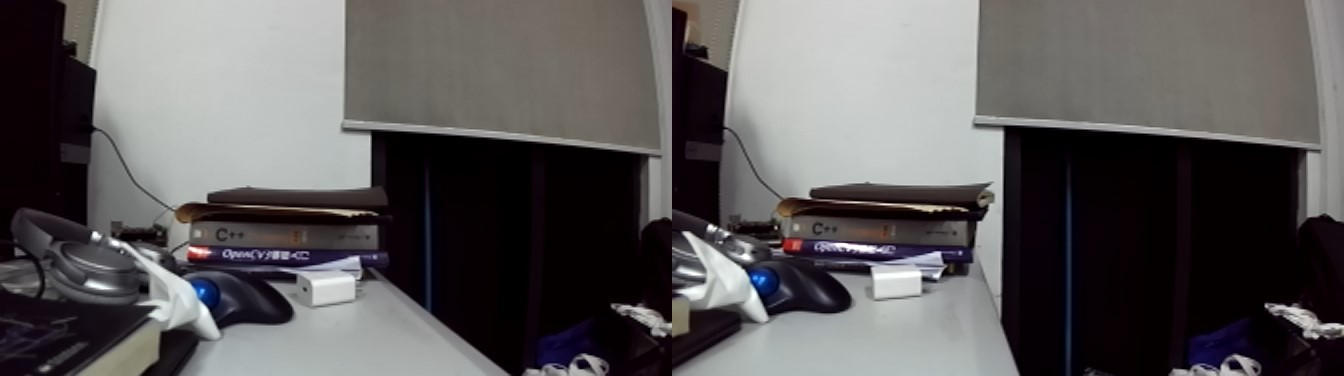
//> input picture build/test.jpg, 1344 x 376 px
$ ./stereoDepthCal build/test.jpg   (built with g++ and OpenCV 4)
//> lines starting //> are read from the running program, lines starting //| are printed output that depends on the picture
/******************************/
/*        立体匹配和测距        */
/******************************/

#include <opencv2/opencv.hpp>
#include <opencv2/core/core.hpp>
#include <opencv2/features2d/features2d.hpp>
#include <opencv2/highgui/highgui.hpp>
#include <iostream>
#include <chrono>

using namespace std;
using namespace cv;

const int imageWidth = 672;                             //摄像头的分辨率
const int imageHeight = 376;
Size imageSize = Size(imageWidth, imageHeight);

Mat rgbImageL, grayImageL;
Mat rgbImageR, grayImageR;
Mat rectifyImageL, rectifyImageR;

Rect validROIL;//图像校正之后，会对图像进行裁剪，这里的validROI就是指裁剪之后的区域
Rect validROIR;

Mat mapLx, mapLy, mapRx, mapRy;     //映射表
Mat Rl, Rr, Pl, Pr, Q;              //校正旋转矩阵R，投影矩阵P 重投影矩阵Q
Mat xyz;              //三维坐标

Point origin;         //鼠标按下的起始点
Rect selection;      //定义矩形选框
bool selectObject = false;    //是否选择对象

int blockSize = 0, uniquenessRatio =0, numDisparities=0;
Ptr<StereoBM> bm = StereoBM::create(16, 9);

/*
事先标定好的相机的参数
fx 0 cx
0 fy cy
0 0  1
*/
Mat cameraMatrixL = (Mat_<double>(3, 3) << 349.0151, 0.0525, 343.1174,
    0, 349.1126, 185.3036,
    0, 0, 1);
Mat distCoeffL = (Mat_<double>(5, 1) << -0.1051, -0.0260, 0.0, -0.000219, 0.0381);

Mat cameraMatrixR = (Mat_<double>(3, 3) <<  350.3199, 0.2725, 345.0589,
    0, 350.0103, 182.3179,
    0, 0, 1);
Mat distCoeffR = (Mat_<double>(5, 1) << -0.1660, 0.0142, -0.000255, 0.0, 0.0073);

Mat T = (Mat_<double>(3, 1) << -119.8684, -0.0184, -0.6295);//T平移向量
// Mat rec = (Mat_<double>(3, 1) << -0.00306, -0.03207, 0.00206);//rec旋转向量
Mat R = (Mat_<double>(3, 3) <<  1.0000, -0.0005787, -0.0093,
    0.0006, 1.0000, 0.0027,
    0.0093, -0.0027, 1.0000);//R 旋转矩阵

int ORBmatcher_high = 100;
int ORBmatcher_low  = 50;

int N ; //Number of Left KeyPoints.

float mb = 0.119; // Stereo baseline in meters.
float mbf = mb*349.0151; // Stereo baseline multiplied by fx.

// /*****立体匹配*****/
// void stereo_match(int,void*)
// {
//     bm->setBlockSize(2*blockSize+5);     //SAD窗口大小，5~21之间为宜
//     bm->setROI1(validROIL);
//     bm->setROI2(validROIR);
//     bm->setPreFilterCap(31);
//     bm->setMinDisparity(0);  //最小视差，默认值为0, 可以是负值，int型
//     bm->setNumDisparities(numDisparities*16+16);//视差窗口，即最大视差值与最小视差值之差,窗口大小必须是16的整数倍，int型
//     bm->setTextureThreshold(10);
//     bm->setUniquenessRatio(uniquenessRatio);//uniquenessRatio主要可以防止误匹配
//     bm->setSpeckleWindowSize(100);
//     bm->setSpeckleRange(32);
//     bm->setDisp12MaxDiff(-1);
//     Mat disp, disp8;
//     bm->compute(rectifyImageL, rectifyImageR, disp);//输入图像必须为灰度图
//     disp.convertTo(disp8, CV_8U, 255 / ((numDisparities * 16 + 16)*16.));//计算出的视差是CV_16S格式
//     reprojectImageTo3D(disp, xyz, Q, true); //在实际求距离时，ReprojectTo3D出来的X / W, Y / W, Z / W都要乘以16(也就是W除以16)，才能得到正确的三维坐标信息。
//     xyz = xyz * 16;
//     imshow("disparity", disp8);
// }

// /*****描述：鼠标操作回调*****/
// static void onMouse(int event, int x, int y, int, void*)
// {
//     if (selectObject)
//     {
//         selection.x = MIN(x, origin.x);
//         selection.y = MIN(y, origin.y);
//         selection.width = std::abs(x - origin.x);
//         selection.height = std::abs(y - origin.y);
//     }
//     switch (event)
//     {
//     case EVENT_LBUTTONDOWN:   //鼠标左按钮按下的事件
//         origin = Point(x, y);
//         selection = Rect(x, y, 0, 0);
//         selectObject = true;
//         cout << origin <<"in world coordinate is: " << xyz.at<Vec3f>(origin) << endl;
//         break;
//     case EVENT_LBUTTONUP:    //鼠标左按钮释放的事件
//         selectObject = false;
//         if (selection.width > 0 && selection.height > 0)
//         break;
//     }
// }

// 计算匹配点il和待匹配点ic的相似度dist, Bit set count operation from
// http://graphics.stanford.edu/~seander/bithacks.html#CountBitsSetParallel
int DescriptorDistance(const cv::Mat &a, const cv::Mat &b)
{
    const int *pa = a.ptr<int32_t>();
    const int *pb = b.ptr<int32_t>();

    int dist=0;

    for(int i=0; i<8; i++, pa++, pb++)
    {
        unsigned  int v = *pa ^ *pb;
        v = v - ((v >> 1) & 0x55555555);
        v = (v & 0x33333333) + ((v >> 2) & 0x33333333);
        dist += (((v + (v >> 4)) & 0xF0F0F0F) * 0x1010101) >> 24;
    }

    return dist;
}

/*****主函数*****/
int main(int argc, char** argv)
{
    /*
    立体校正
    */
    // Rodrigues(rec, R); //Rodrigues变换
    stereoRectify(cameraMatrixL, distCoeffL, cameraMatrixR, distCoeffR, imageSize, R, T, Rl, Rr, Pl, Pr, Q, CALIB_ZERO_DISPARITY,
        -1, imageSize, &validROIL, &validROIR);
    initUndistortRectifyMap(cameraMatrixL, distCoeffL, Rl, Pr, imageSize, CV_32FC1, mapLx, mapLy);
    initUndistortRectifyMap(cameraMatrixR, distCoeffR, Rr, Pr, imageSize, CV_32FC1, mapRx, mapRy);

    /*
    读取图片
    */
    Mat frame = imread(argv[1]);
//> frame is the input picture: 376 rows x 1344 cols, CV_8UC3; mean B, G, R 90.4, 89.7, 92.4
    Mat leftImage, rightImage;
    rgbImageL = frame(Rect(0, 0, frame.size().width / 2, frame.size().height));//split left image
    rgbImageR = frame(Rect(frame.size().width / 2, 0, frame.size().width / 2, frame.size().height));//split right image
    cvtColor(rgbImageL, grayImageL, CV_BGR2GRAY);
    cvtColor(rgbImageR, grayImageR, CV_BGR2GRAY);

    imshow("ImageL Before Rectify", grayImageL);
    imshow("ImageR Before Rectify", grayImageR);

    /*
    经过remap之后，左右相机的图像已经共面并且行对准了
    */
    remap(grayImageL, rectifyImageL, mapLx, mapLy, INTER_LINEAR);
    remap(grayImageR, rectifyImageR, mapRx, mapRy, INTER_LINEAR);
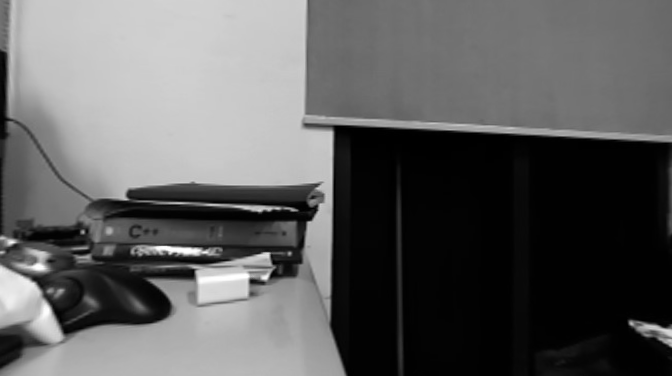
//> rectifyImageR: 376 rows x 672 cols, CV_8UC1; min 0, max 255, mean 94.7

    /*
    把校正结果显示出来
    */
    Mat _rgbRectifyImageL, _rgbRectifyImageR;
    Mat rgbRectifyImageL, rgbRectifyImageR;
    cvtColor(rectifyImageL, _rgbRectifyImageL, CV_GRAY2BGR);  //伪彩色图
    cvtColor(rectifyImageR, _rgbRectifyImageR, CV_GRAY2BGR);
    rgbRectifyImageL = _rgbRectifyImageL(Rect(120, 80, imageWidth - 240, imageHeight - 160));
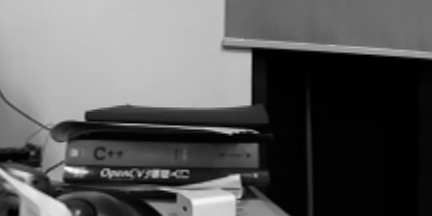
//> rgbRectifyImageL: 216 rows x 432 cols, CV_8UC3; min 0, max 250, mean 91
    rgbRectifyImageR = _rgbRectifyImageR(Rect(120, 80, imageWidth - 240, imageHeight - 160));
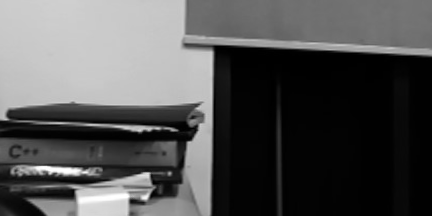
//> rgbRectifyImageR: 216 rows x 432 cols, CV_8UC3; min 0, max 255, mean 83.5

    //单独显示
    //rectangle(rgbRectifyImageL, validROIL, Scalar(0, 0, 255), 3, 8);
    //rectangle(rgbRectifyImageR, validROIR, Scalar(0, 0, 255), 3, 8);
    imshow("ImageL After Rectify", rgbRectifyImageL);
    imshow("ImageR After Rectify", rgbRectifyImageR);

    //显示在同一张图上
    Mat canvas;
    double sf;
    int w, h;
    sf = 600. / MAX(imageSize.width, imageSize.height);
    w = cvRound(imageSize.width * sf);
    h = cvRound(imageSize.height * sf);
    canvas.create(h, w * 2, CV_8UC3);   //注意通道

    //左图像画到画布上
    Mat canvasPart = canvas(Rect(w * 0, 0, w, h));                                //得到画布的一部分
    resize(rgbRectifyImageL, canvasPart, canvasPart.size(), 0, 0, INTER_AREA);     //把图像缩放到跟canvasPart一样大小
    Rect vroiL(cvRound(validROIL.x*sf), cvRound(validROIL.y*sf),                //获得被截取的区域
        cvRound(validROIL.width*sf), cvRound(validROIL.height*sf));
    //rectangle(canvasPart, vroiL, Scalar(0, 0, 255), 3, 8);                      //画上一个矩形
    cout << "Painted ImageL" << endl;

    //右图像画到画布上
    canvasPart = canvas(Rect(w, 0, w, h));                                      //获得画布的另一部分
//> canvasPart: 336 rows x 600 cols, CV_8UC3; every value is 0
    resize(rgbRectifyImageR, canvasPart, canvasPart.size(), 0, 0, INTER_LINEAR);
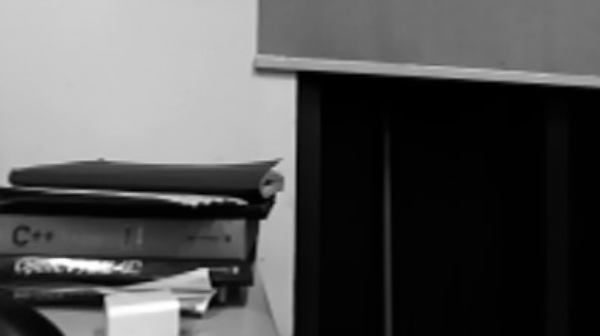
//> canvasPart: 336 rows x 600 cols, CV_8UC3; min 0, max 255, mean 83.5
    Rect vroiR(cvRound(validROIR.x * sf), cvRound(validROIR.y*sf),
        cvRound(validROIR.width * sf), cvRound(validROIR.height * sf));
    //rectangle(canvasPart, vroiR, Scalar(0, 0, 255), 3, 8);
    cout << "Painted ImageR" << endl;

    //画上对应的线条
    for (int i = 0; i < canvas.rows; i += 16)
        line(canvas, Point(0, i), Point(canvas.cols, i), Scalar(0, 255, 0), 1, 8);
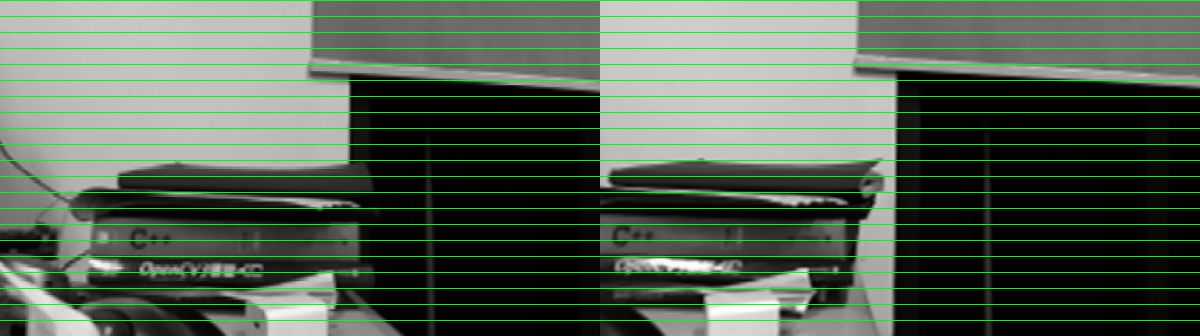
//> canvas: 336 rows x 1200 cols, CV_8UC3; mean B, G, R 81.6, 97.6, 81.6
    imshow("rectified", canvas);

    /*
    namedWindow("disparity", CV_WINDOW_AUTOSIZE);
    // 创建SAD窗口 Trackbar
    createTrackbar("BlockSize:\n", "disparity",&blockSize, 8, stereo_match);
    // 创建视差唯一性百分比窗口 Trackbar
    createTrackbar("UniquenessRatio:\n", "disparity", &uniquenessRatio, 50, stereo_match);
    // 创建视差窗口 Trackbar
    createTrackbar("NumDisparities:\n", "disparity", &numDisparities, 16, stereo_match);
    //鼠标响应函数setMouseCallback(窗口名称, 鼠标回调函数, 传给回调函数的参数，一般取0)
    setMouseCallback("disparity", onMouse, 0);
    stereo_match(0,0);
    */


    // 特征提取与匹配
    //-- 初始化
    std::vector<KeyPoint> keypoints_1, keypoints_2;
    Mat descriptors_1, descriptors_2;
    Ptr<FeatureDetector> detector = ORB::create();
    Ptr<DescriptorExtractor> descriptor = ORB::create();
    Ptr<DescriptorMatcher> matcher = DescriptorMatcher::create("BruteForce-Hamming");
    //-- 第一步:检测 Oriented FAST 角点位置
    detector->detect(rgbRectifyImageL, keypoints_1);
//> keypoints_1 = 301 keypoints; strongest (x, y, size): (238, 175, 37.2), (82, 120, 44.6), (81, 118, 64.3), (83, 120, 37.2)
    detector->detect(rgbRectifyImageR, keypoints_2);
//> keypoints_2 = 243 keypoints; strongest (x, y, size): (148, 173, 31), (50, 173, 31), (215, 48, 44.6), (187, 142, 31)
    //-- 第二步:根据角点位置计算 BRIEF 描述子
    descriptor->compute(rgbRectifyImageL, keypoints_1, descriptors_1);
    descriptor->compute(rgbRectifyImageR, keypoints_2, descriptors_2);
    //-- 第三步:对两幅图像中的BRIEF描述子进行匹配，使用 Hamming 距离
    vector<DMatch> matches;
    matcher->match(descriptors_1, descriptors_2, matches);
//> matches = 301 matches
    //-- 第四步:匹配点对筛选
    // 计算最小距离和最大距离
    auto min_max = minmax_element(matches.begin(), matches.end(),
                                    [](const DMatch &m1, const DMatch &m2) { return m1.distance < m2.distance; });
    double min_dist = min_max.first->distance;
//> min_dist = 5
    double max_dist = min_max.second->distance;
//> max_dist = 96
    printf("-- Max dist : %f \n", max_dist);
//| -- Max dist : 96.000000
    printf("-- Min dist : %f \n", min_dist);
//| -- Min dist : 5.000000
    //当描述子之间的距离大于两倍的最小距离时,即认为匹配有误.但有时候最小距离会非常小,设置一个经验值30作为下限.
    std::vector<DMatch> good_matches;
    for (int i = 0; i < descriptors_1.rows; i++) {
        if (matches[i].distance <= max(1.2 * min_dist, 30.0)) {
        good_matches.push_back(matches[i]);
        }
    }
    //-- 第五步:绘制匹配结果
    Mat img_match;
    Mat img_goodmatch;
    drawMatches(rgbRectifyImageL, keypoints_1, rgbRectifyImageR, keypoints_2, matches, img_match);
    drawMatches(rgbRectifyImageL, keypoints_1, rgbRectifyImageR, keypoints_2, good_matches, img_goodmatch);
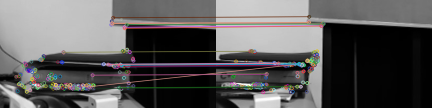
//> img_goodmatch: 216 rows x 864 cols, CV_8UC3 (shown at 1/2 size); mean B, G, R 89.4, 89.3, 91
    imshow("all matches", img_match);
    imshow("good matches", img_goodmatch);

    chrono::steady_clock::time_point t1 = chrono::steady_clock::now();
    //双目匹配
    N = keypoints_1.size();
//> N = 301
    vector<float> mvuRight = vector<float>(N,-1.0f); //存储右图匹配点索引
//> mvuRight = 301 values from -1 to -1
    vector<float> mvDepth = vector<float>(N,-1.0f);  //存储特征点深度信息
//> mvDepth = 301 values from -1 to -1

    const int thOrbDist = (ORBmatcher_high+ORBmatcher_low)/2;

    const int nRows = rgbRectifyImageL.rows;

    //Step 1. 行特征点统计，存到vRowIndices中
    vector<vector<size_t> > vRowIndices(nRows,vector<size_t>());
    for(int i=0; i<nRows; i++)
        vRowIndices[i].reserve(200);
    const int Nr = keypoints_2.size();
//> Nr = 243
    for(int iR=0; iR<Nr; iR++)
    {
        const cv::KeyPoint &kp = keypoints_2[iR];
        const float &kpY = kp.pt.y;
        const float r = 2.0f;
        const int maxr = ceil(kpY+r);
        const int minr = floor(kpY-r);

        for(int yi=minr;yi<=maxr;yi++)
            vRowIndices[yi].push_back(iR);
    }
//> this loop made 243 passes
//> (kp, kpY, maxr, minr) on passes 1 to 3: (keypoint at (186, 33), size 31, 33, 35, 31), (keypoint at (185, 44), size 31, 44, 46, 42), (keypoint at (214, 46), size 31, 46, 48, 44)

    // Step 2 -> 3. 粗匹配 + 精匹配
    // Set limits for search
    const float minZ = mb;
    const float minD = 0;
    const float maxD = mbf/minZ;

    // For each left keypoint search a match in the right image
    vector<pair<int, int> > vDistIdx;
    vDistIdx.reserve(N);
    // 为左图每一个特征点il，在右图搜索最相似的特征点ir
    for(int iL=0; iL<N; iL++)
    {
        const cv::KeyPoint &kpL = keypoints_1[iL];
        const float &vL = kpL.pt.y;
        const float &uL = kpL.pt.x;

        const vector<size_t> &vCandidates = vRowIndices[vL];

        if(vCandidates.empty())
            continue;

        const float minU = uL-maxD;
        const float maxU = uL-minD;

        if(maxU<0)
            continue;

        int bestDist = ORBmatcher_high;
        size_t bestIdxR = 0;
        const cv::Mat &dL = descriptors_1.row(iL);

        // Compare descriptor to right keypoints
        for(size_t iC=0; iC<vCandidates.size(); iC++)
        {
            const size_t iR = vCandidates[iC];
            const cv::KeyPoint &kpR = keypoints_2[iR];

            const float &uR = kpR.pt.x;

            if(uR>=minU && uR<=maxU)
            {
                const cv::Mat &dR = descriptors_2.row(iR);
                const int dist = DescriptorDistance(dL,dR);

                if(dist<bestDist)
                {
                    bestDist = dist;
                    bestIdxR = iR;
                }
            }
        }

        // Step 3. 精确匹配. Subpixel match by correlation
        if(bestDist<thOrbDist)
        {
            const float uR0 = keypoints_2[bestIdxR].pt.x;

            // sliding window search
            const int w = 5; // w表示sad相似度的窗口半径
            float Ro = rgbRectifyImageL.rows;
            float Co = rgbRectifyImageL.cols;
            // int rl = max(0.0f,kpL.pt.y-w);
            // int rh = min(kpL.pt.y+w+1, Ro);
            // int cl = max(0.0f, kpL.pt.x-w);
            // int ch = min(kpL.pt.x+w+1, Co);
            int rl = kpL.pt.y-w;
            int rh = kpL.pt.y+w+1;
            int cl = kpL.pt.x-w;
            int ch = kpL.pt.x+w+1;
            cv::Mat IL = rgbRectifyImageL.rowRange(rl, rh).colRange(cl,ch);
            IL.convertTo(IL,CV_32F);// convertTo()函数负责转换数据类型不同的Mat，即可以将类似float型的Mat转换到imwrite()函数能够接受的类型。
            // IL = IL - IL.at<float>(w,w) *cv::Mat::ones(IL.rows,IL.cols,CV_32F);
            IL = IL - IL.at<float>(w,w); //* Mat::ones(IL.rows,IL.cols,CV_32F);

            int bestDist = INT_MAX;
            int bestincR = 0;
            const int L = 5;
            vector<float> vDists;
            vDists.resize(2*L+1);

            const float iniu = uR0+L-w;
            const float endu = uR0+L+w+1;
            if(iniu<0 || endu >= rgbRectifyImageR.cols)
                continue;

            for(int incR=-L; incR<=+L; incR++)
            {
                cv::Mat IR = rgbRectifyImageR.rowRange(rl, rh).colRange(cl+incR,ch+incR);
                IR.convertTo(IR,CV_32F);
                IR = IR - IR.at<float>(w,w);// *cv::Mat::ones(IR.rows,IR.cols,CV_32F);

                float dist = cv::norm(IL,IR,cv::NORM_L1);
                if(dist<bestDist)
                {
                    bestDist =  dist;
                    bestincR = incR;
                }

                vDists[L+incR] = dist;
            }

            if(bestincR==-L || bestincR==L)
                continue;

            // Step 4. 亚像素插值, 使用最佳匹配点及其左右相邻点构成抛物线
            // Sub-pixel match (Parabola fitting)
            const float dist1 = vDists[L+bestincR-1];
            const float dist2 = vDists[L+bestincR];
            const float dist3 = vDists[L+bestincR+1];
            const float deltaR = (dist1-dist3)/(2.0f*(dist1+dist3-2.0f*dist2));

            // 亚像素精度的修正量应该是在[-1,1]之间，否则就是误匹配
            if(deltaR<-1 || deltaR>1)
                continue;

            float bestuR = (float)uR0+(float)bestincR+deltaR;
            float disparity = (uL-bestuR);
            if(disparity>=minD && disparity<maxD)
            {
                // 如果存在负视差，则约束为0.01
                if(disparity<=0)
                {
                    disparity=0.01;
                    bestuR = uL-0.01;
                }
                mvDepth[iL]=mbf/disparity;
                mvuRight[iL] = bestuR;
                vDistIdx.push_back(pair<int,int>(bestDist,iL));
            }
        }
    }
//> this loop made 301 passes

    // Step 6. 删除离缺点(outliers)
    // 块匹配相似度阈值判断，归一化sad最小，并不代表就一定是匹配的，比如光照变化、弱纹理、无纹理等同样会造成误匹配
    // 误匹配判断条件  norm_sad > 1.5 * 1.4 * median
    sort(vDistIdx.begin(),vDistIdx.end());
    const float median = vDistIdx[vDistIdx.size()/2].first;
    const float thDist = 1.5f*1.4f*median;
    for(int i=vDistIdx.size()-1;i>=0;i--)
    {
        if(vDistIdx[i].first<thDist)
            break;
        else
        {
            mvuRight[vDistIdx[i].second]=-1;
            mvDepth[vDistIdx[i].second]=-1;
        }
    }
//> this loop made 1 pass
    chrono::steady_clock::time_point t2 = chrono::steady_clock::now();
    chrono::duration<double> time_used = chrono::duration_cast<chrono::duration<double>>(t2 - t1);
    cout << "matching cost = " << time_used.count() << " seconds. " << endl;

    // Mat outimg1;
    // drawKeypoints(rgbRectifyImageL, keypoints_1, outimg1, Scalar::all(-1), DrawMatchesFlags::DEFAULT);

    vector<float> mvDepCP;
    for(int iL=0; iL<N; iL++,iL++)
    {
        float _depth = mvDepth[iL];
        if(_depth == -1) continue;
        mvDepCP.push_back(_depth);
    }
    sort(mvDepCP.begin(), mvDepCP.end());
    int _size = mvDepCP.size();
    float mean = mvDepCP[_size/2];
    cout << "mean = " << mean << endl;
//| mean = 0.531594

    int cnt = 0;
    for(int iL=0; iL<N; iL++,iL++)
    {
        const cv::KeyPoint &kpL = keypoints_1[iL];
        float _depth = mvDepth[iL];

        if(_depth == -1) continue;
        if(_depth > mean+0.01 || _depth < mean - 0.01) continue;

        _depth *= 0.8;
        cout << _depth << endl;
        cnt += 1;
        cv::Point p = cv::Point(kpL.pt.x + 120,kpL.pt.y+80+10*cnt);
        string s = to_string(_depth);
        Point point;
        point.x = kpL.pt.x+120;
        point.y = kpL.pt.y+80;
        cv::circle(_rgbRectifyImageL, point, 2, Scalar(0,0,255));
        cv::putText(_rgbRectifyImageL, s, p, cv::FONT_HERSHEY_TRIPLEX, 0.5, cv::Scalar(255, 200, 200), 0.5, CV_AA);
    }
//> this loop made 151 passes
//| 0.418994
//| 0.43143
//| 0.425275
//> (output is shown up to pass 91 of 151)
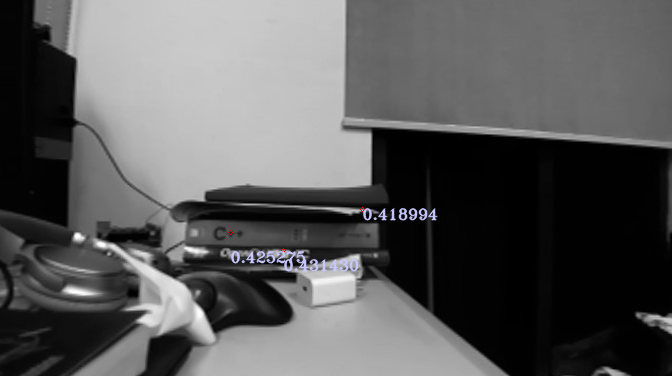
//> _rgbRectifyImageL: 376 rows x 672 cols, CV_8UC3; mean B, G, R 89.7, 89.5, 89.5
    namedWindow("Result", 0);
	cvResizeWindow("Result", 1800, 1200);
    imshow("Result", _rgbRectifyImageL);


    waitKey(0);
    return 0;
}
